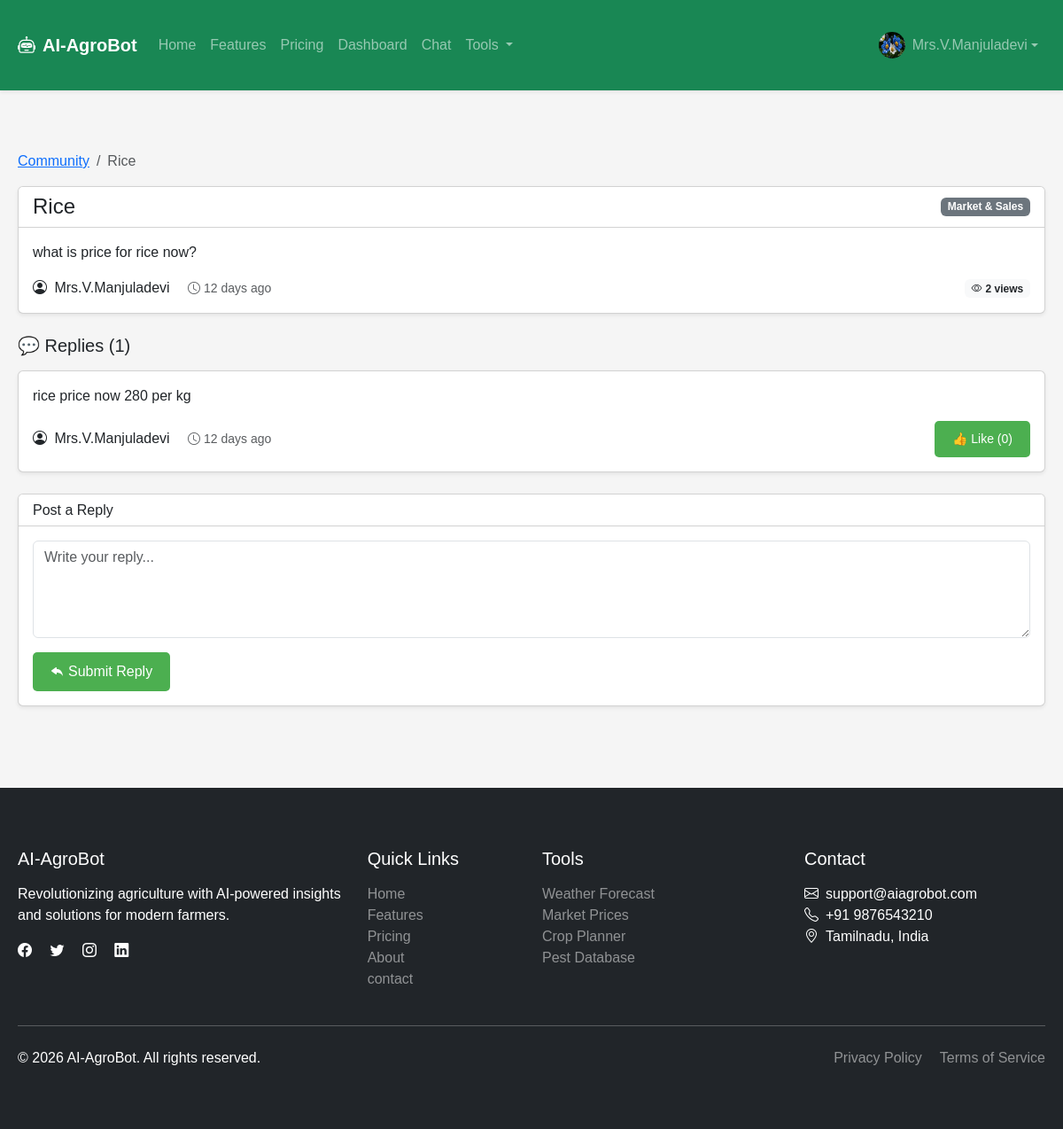
The app's page /community/thread/3 (signed in) with its own data.
### app.py (models this page shows, shortened)
class User(db.Model, UserMixin):
    __tablename__ = 'users'
    id = db.Column(db.Integer, primary_key=True)
    email = db.Column(db.String(120), unique=True, nullable=False)
    password = db.Column(db.String(200), nullable=False)
    name = db.Column(db.String(100), nullable=False)
    phone = db.Column(db.String(20), nullable=False)
    whatsapp = db.Column(db.String(20))
    dob = db.Column(db.Date)
    gender = db.Column(db.String(20))
    profile_picture = db.Column(db.String(200))
    farm_name = db.Column(db.String(100))
    farm_size = db.Column(db.String(100), nullable=False, default='1-5')
    primary_crop = db.Column(db.String(100), nullable=False, default='Rice')
    secondary_crops = db.Column(db.Text)
    soil_type = db.Column(db.String(50))
    irrigation_type = db.Column(db.String(50))
    region = db.Column(db.String(100), nullable=False, default='')
    district = db.Column(db.String(100))
    farm_address = db.Column(db.Text)
    experience_level = db.Column(db.String(50), nullable=False, default='beginner')
    preferred_language = db.Column(db.String(10), nullable=False, default='en')
    notify_weather = db.Column(db.Boolean, default=True)
    notify_pests = db.Column(db.Boolean, default=True)
    notify_market = db.Column(db.Boolean, default=True)
    notify_tips = db.Column(db.Boolean, default=True)
    interest_organic = db.Column(db.Boolean, default=False)
    interest_hydroponics = db.Column(db.Boolean, default=False)
    interest_precision = db.Column(db.Boolean, default=False)
    interest_dairy = db.Column(db.Boolean, default=False)
    interest_poultry = db.Column(db.Boolean, default=False)
    interest_fisheries = db.Column(db.Boolean, default=False)
    newsletter = db.Column(db.Boolean, default=True)
    share_data = db.Column(db.Boolean, default=False)
    referral_code = db.Column(db.String(50))
    points_balance = db.Column(db.Integer, default=0)
    is_active = db.Column(db.Boolean, default=True)
    is_verified = db.Column(db.Boolean, default=False)
    role = db.Column(db.String(20), default='farmer')
    created_at = db.Column(db.DateTime, default=lambda: datetime.now(timezone.utc))
    updated_at = db.Column(db.DateTime, default=lambda: datetime.now(timezone.utc),
                           onupdate=lambda: datetime.now(timezone.utc))
    last_login = db.Column(db.DateTime)
    email_verified_at = db.Column(db.DateTime)
    phone_verified_at = db.Column(db.DateTime)
    chats = db.relationship('ChatHistory', backref='user', lazy=True, cascade='all, delete-orphan')
    image_analyses = db.relationship('ImageAnalysis', backref='user', lazy=True, cascade='all, delete-orphan')
    activities = db.relationship('UserActivity', backref='user', lazy=True, cascade='all, delete-orphan')
    points = db.relationship('UserPoints', backref='user', lazy=True, cascade='all, delete-orphan')
    crop_plans = db.relationship('CropPlan', backref='user', lazy=True, cascade='all, delete-orphan')
    forum_threads = db.relationship('ForumThread', backref='user', lazy=True)
    forum_posts = db.relationship('ForumPost', backref='user', lazy=True)
    documents = db.relationship('Document', backref='user', lazy='dynamic')

class ForumThread(db.Model):
    __tablename__ = 'forum_threads'
    id = db.Column(db.Integer, primary_key=True)
    title = db.Column(db.String(200), nullable=False)
    content = db.Column(db.Text, nullable=False)
    user_id = db.Column(db.Integer, db.ForeignKey('users.id'), nullable=False)
    category_id = db.Column(db.Integer, db.ForeignKey('forum_categories.id'), nullable=False)
    views = db.Column(db.Integer, default=0)
    is_pinned = db.Column(db.Boolean, default=False)
    is_locked = db.Column(db.Boolean, default=False)
    created_at = db.Column(db.DateTime, default=lambda: datetime.now(timezone.utc))
    updated_at = db.Column(db.DateTime, default=lambda: datetime.now(timezone.utc),
                           onupdate=lambda: datetime.now(timezone.utc))
    posts = db.relationship('ForumPost', backref='thread', lazy=True, cascade='all, delete-orphan')

class ForumCategory(db.Model):
    __tablename__ = 'forum_categories'
    id = db.Column(db.Integer, primary_key=True)
    name = db.Column(db.String(100), nullable=False)
    description = db.Column(db.String(255))
    icon = db.Column(db.String(50))
    color = db.Column(db.String(20))
    thread_count = db.Column(db.Integer, default=0)
    created_at = db.Column(db.DateTime, default=lambda: datetime.now(timezone.utc))
    threads = db.relationship('ForumThread', backref='category', lazy=True)

class ForumPost(db.Model):
    __tablename__ = 'forum_posts'
    id = db.Column(db.Integer, primary_key=True)
    content = db.Column(db.Text, nullable=False)
    user_id = db.Column(db.Integer, db.ForeignKey('users.id'), nullable=False)
    thread_id = db.Column(db.Integer, db.ForeignKey('forum_threads.id'), nullable=False)
    is_solution = db.Column(db.Boolean, default=False)
    created_at = db.Column(db.DateTime, default=lambda: datetime.now(timezone.utc))
    updated_at = db.Column(db.DateTime, default=lambda: datetime.now(timezone.utc),
                           onupdate=lambda: datetime.now(timezone.utc))
    likes = db.relationship('ForumLike', backref='post', lazy=True, cascade='all, delete-orphan')

### app.py (the view)
@app.route('/community/thread/<int:thread_id>')
@login_required
def view_thread(thread_id):
    thread = ForumThread.query.get_or_404(thread_id)
    thread.views += 1
    db.session.commit()
    return render_template('thread.html', thread=thread)

### app.py (called while the page is built)
@app.template_filter('timeago')
def timeago_filter(date):
    if not date:
        return ''
    if date.tzinfo is None:
        date = date.replace(tzinfo=timezone.utc)
    now = datetime.now(timezone.utc)
    diff = now - date
    if diff.days > 365:
        return f"{diff.days // 365} years ago"
    if diff.days > 30:
        return f"{diff.days // 30} months ago"
    if diff.days > 0:
        return f"{diff.days} days ago"
    if diff.seconds > 3600:
        return f"{diff.seconds // 3600} hours ago"
    if diff.seconds > 60:
        return f"{diff.seconds // 60} minutes ago"
    return "just now"

@app.template_filter('nl2br')
def nl2br_filter(s):
    if not s:
        return ''
    return s.replace('\n', '<br>\n')

@login_manager.user_loader
def load_user(user_id):
    return db.session.get(User, int(user_id))

### templates/thread.html (shortened to what this page needs)
{% extends "base.html" %}
{% block content %}
<div class="container mt-4">
    <nav aria-label="breadcrumb">
        <ol class="breadcrumb">
            <li class="breadcrumb-item"><a href="{{ url_for('community_forum') }}">Community</a></li>
            <li class="breadcrumb-item active" aria-current="page">{{ thread.title }}</li>
        </ol>
    </nav>
    <div class="card mb-4 shadow-sm">
        <div class="card-header d-flex justify-content-between align-items-center bg-white">
            <h4 class="mb-0">{{ thread.title }}</h4>
            <span class="badge bg-secondary">{{ thread.category.name }}</span>
        </div>
        <div class="card-body">
            <p class="card-text">{{ thread.content | nl2br | safe }}</p>
            <div class="d-flex justify-content-between align-items-center mt-3">
                <div>
                    <i class="bi bi-person-circle me-1"></i> {{ thread.user.name }}
                    <small class="text-muted ms-3"><i class="bi bi-clock me-1"></i>{{ thread.created_at | timeago }}</small>
                </div>
                <div>
                    <span class="badge bg-light text-dark ms-2"><i class="bi bi-eye me-1"></i>{{ thread.views }} views</span>
                </div>
            </div>
        </div>
    </div>
    <h5 class="mb-3">💬 Replies ({{ thread.posts|length }})</h5>
    {% for post in thread.posts %}
    <div class="card mb-3 shadow-sm" id="post-{{ post.id }}">
        <div class="card-body">
            <p class="card-text">{{ post.content | nl2br | safe }}</p>
            <div class="d-flex justify-content-between align-items-center mt-2">
                <div>
                    <i class="bi bi-person-circle me-1"></i> {{ post.user.name }}
                    <small class="text-muted ms-3"><i class="bi bi-clock me-1"></i>{{ post.created_at | timeago }}</small>
                </div>
                <div>
                    <button class="btn btn-sm btn-outline-primary like-btn ms-2" data-post-id="{{ post.id }}">
                        👍 Like (<span class="like-count">{{ post.likes|length }}</span>)
                    </button>
                </div>
            </div>
        </div>
    </div>
    {% else %}
    <p class="text-muted">No replies yet. Be the first to respond!</p>
    {% endfor %}
    {% if not thread.is_locked %}
    <div class="card mt-4 shadow-sm">
        <div class="card-header bg-white">
            <h6 class="mb-0">Post a Reply</h6>
        </div>
        <div class="card-body">
            <form method="post" action="{{ url_for('post_reply', thread_id=thread.id) }}">
                <div class="mb-3">
                    <textarea class="form-control" name="content" rows="4" placeholder="Write your reply..." required></textarea>
                </div>
                <button type="submit" class="btn btn-success"><i class="bi bi-reply-fill me-1"></i>Submit Reply</button>
            </form>
        </div>
    </div>
    {% else %}
    <div class="alert alert-warning mt-3">🔒 This thread is locked. No new replies allowed.</div>
    {% endif %}
</div>
{% endblock %}

### templates/base.html (shortened to what this page needs)
<!DOCTYPE html>
<html lang="en" data-bs-theme="light">
<head>
    <link href="https://cdn.jsdelivr.net/npm/bootstrap@5.3.0/dist/css/bootstrap.min.css" rel="stylesheet">
    <link href="https://cdn.jsdelivr.net/npm/bootstrap-icons@1.10.0/font/bootstrap-icons.css" rel="stylesheet">
    <link rel="stylesheet" href="https://cdnjs.cloudflare.com/ajax/libs/animate.css/4.1.1/animate.min.css">
    <link rel="stylesheet" href="{{ url_for('static', filename='css/style.css') }}">
</head>
<body>
    <nav class="navbar navbar-expand-lg navbar-dark bg-success shadow-sm">
        <div class="container">
            <a class="navbar-brand d-flex align-items-center" href="{{ url_for('home') }}">
                <i class="bi bi-robot me-2"></i>
                <strong>AI-AgroBot</strong>
            </a>
            <div class="collapse navbar-collapse" id="navbarNav">
                <ul class="navbar-nav me-auto">
                    <li class="nav-item">
                        <a class="nav-link" href="{{ url_for('home') }}">Home</a>
                    </li>
                    <li class="nav-item">
                        <a class="nav-link" href="{{ url_for('features') }}">Features</a>
                    </li>
                    <li class="nav-item">
                        <a class="nav-link" href="{{ url_for('pricing') }}">Pricing</a>
                    </li>
                    {% if current_user.is_authenticated %}
                    <li class="nav-item">
                        <a class="nav-link" href="{{ url_for('dashboard') }}">Dashboard</a>
                    </li>
                    <li class="nav-item">
                        <a class="nav-link" href="{{ url_for('chat') }}">Chat</a>
                    </li>
                    <li class="nav-item dropdown">
                        <a class="nav-link dropdown-toggle" href="#" role="button" data-bs-toggle="dropdown">
                            Tools
                        </a>
                    </li>
                    {% endif %}
                </ul>
                <ul class="navbar-nav">
                    {% if current_user.is_authenticated %}
                    <li class="nav-item dropdown">
                        <a class="nav-link dropdown-toggle d-flex align-items-center" href="#" role="button" data-bs-toggle="dropdown">
                            {% if current_user.profile_picture %}
                            <img src="{{ url_for('uploaded_file', filename=current_user.profile_picture) }}"
                                 class="rounded-circle me-2" width="30" height="30" alt="Profile">
                            {% else %}
                            <i class="bi bi-person-circle me-2"></i>
                            {% endif %}
                            {{ current_user.name or 'Farmer' }}
                        </a>
                    </li>
                    {% endif %}
                </ul>
            </div>
        </div>
    </nav>
    <main class="py-4">
        {% block content %}{% endblock %}
    </main>
    <footer class="bg-dark text-white py-5 mt-5">
        <div class="container">
            <div class="row">
                <div class="col-md-4">
                    <h5 class="mb-3">AI-AgroBot</h5>
                    <p>Revolutionizing agriculture with AI-powered insights and solutions for modern farmers.</p>
                    <div class="social-icons">
                        <a href="#" class="text-white me-3"><i class="bi bi-facebook"></i></a>
                        <a href="#" class="text-white me-3"><i class="bi bi-twitter"></i></a>
                        <a href="#" class="text-white me-3"><i class="bi bi-instagram"></i></a>
                        <a href="#" class="text-white"><i class="bi bi-linkedin"></i></a>
                    </div>
                </div>
                <div class="col-md-2">
                    <h5 class="mb-3">Quick Links</h5>
                    <ul class="list-unstyled">
                        <li><a href="{{ url_for('home') }}" class="text-white-50 text-decoration-none">Home</a></li>
                        <li><a href="{{ url_for('features') }}" class="text-white-50 text-decoration-none">Features</a></li>
                        <li><a href="{{ url_for('pricing') }}" class="text-white-50 text-decoration-none">Pricing</a></li>
                        <li><a href="{{ url_for('about') }}" class="text-white-50 text-decoration-none">About</a></li>
                        <li><a href="{{ url_for('contact') }}" class="text-white-50 text-decoration-none">contact</a></li>
                    </ul>
                </div>
                <div class="col-md-3">
                    <h5 class="mb-3">Tools</h5>
                    <ul class="list-unstyled">
                        <li><a href="{{ url_for('weather') }}" class="text-white-50 text-decoration-none">Weather Forecast</a></li>
                        <li><a href="{{ url_for('market_prices') }}" class="text-white-50 text-decoration-none">Market Prices</a></li>
                        <li><a href="{{ url_for('crop_planner') }}" class="text-white-50 text-decoration-none">Crop Planner</a></li>
                        <li><a href="{{ url_for('pest_database') }}" class="text-white-50 text-decoration-none">Pest Database</a></li>
                    </ul>
                </div>
                <div class="col-md-3">
                    <h5 class="mb-3">Contact</h5>
                    <ul class="list-unstyled">
                        <li><i class="bi bi-envelope me-2"></i>support@aiagrobot.com</li>
                        <li><i class="bi bi-telephone me-2"></i>+91 9876543210</li>
                        <li><i class="bi bi-geo-alt me-2"></i>Tamilnadu, India</li>
                    </ul>
                </div>
            </div>
            <hr class="my-4">
            <div class="row">
                <div class="col-md-6">
                    <p class="mb-0">&copy; 2026 AI-AgroBot. All rights reserved.</p>
                </div>
                <div class="col-md-6 text-end">
                    <a href="#" class="text-white-50 text-decoration-none me-3">Privacy Policy</a>
                    <a href="#" class="text-white-50 text-decoration-none">Terms of Service</a>
                </div>
            </div>
        </div>
    </footer>
</body>
</html>

### static/css/style.css (style rules this page uses)
body { font-family: Arial, sans-serif; margin: 0; padding: 0; background-color: #f5f5f5; }
.container { max-width: 1200px; margin: 0 auto; padding: 20px; }
.btn { background-color: #4CAF50; color: white; padding: 10px 20px; border: none; border-radius: 5px; cursor: pointer; }

### records on screen
User: profile_picture (picture), name "Mrs.V.Manjuladevi", user.name "Mrs.V.Manjuladevi"
ForumThread: title "Rice", content "what is price for rice now?", created_at "12 days ago", views "2"
ForumCategory: category.name "Market & Sales"
ForumPost: content "rice price now 280 per kg", user.name "Mrs.V.Manjuladevi", created_at "12 days ago", likes|length "0"

### other values on screen
{{ thread.posts|length }} "1"
